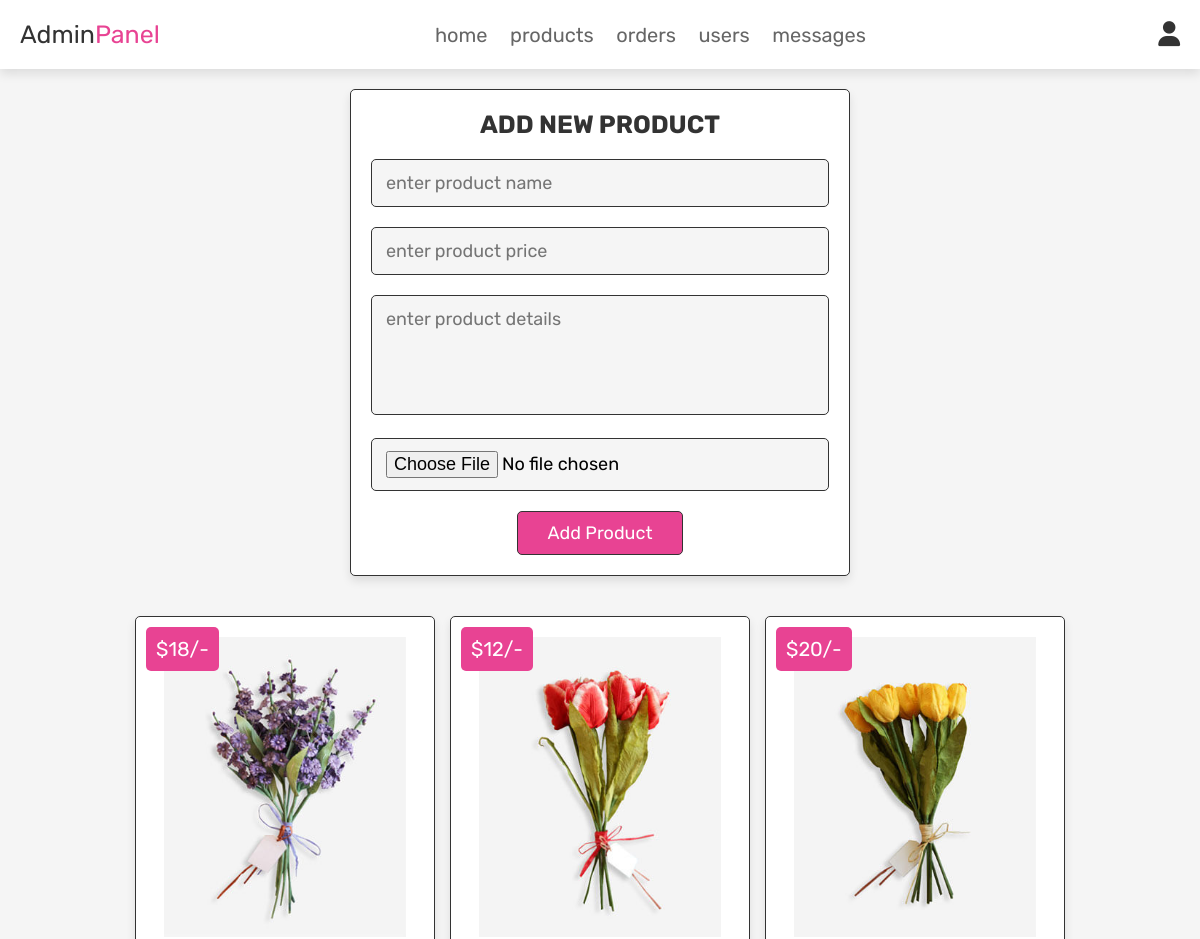
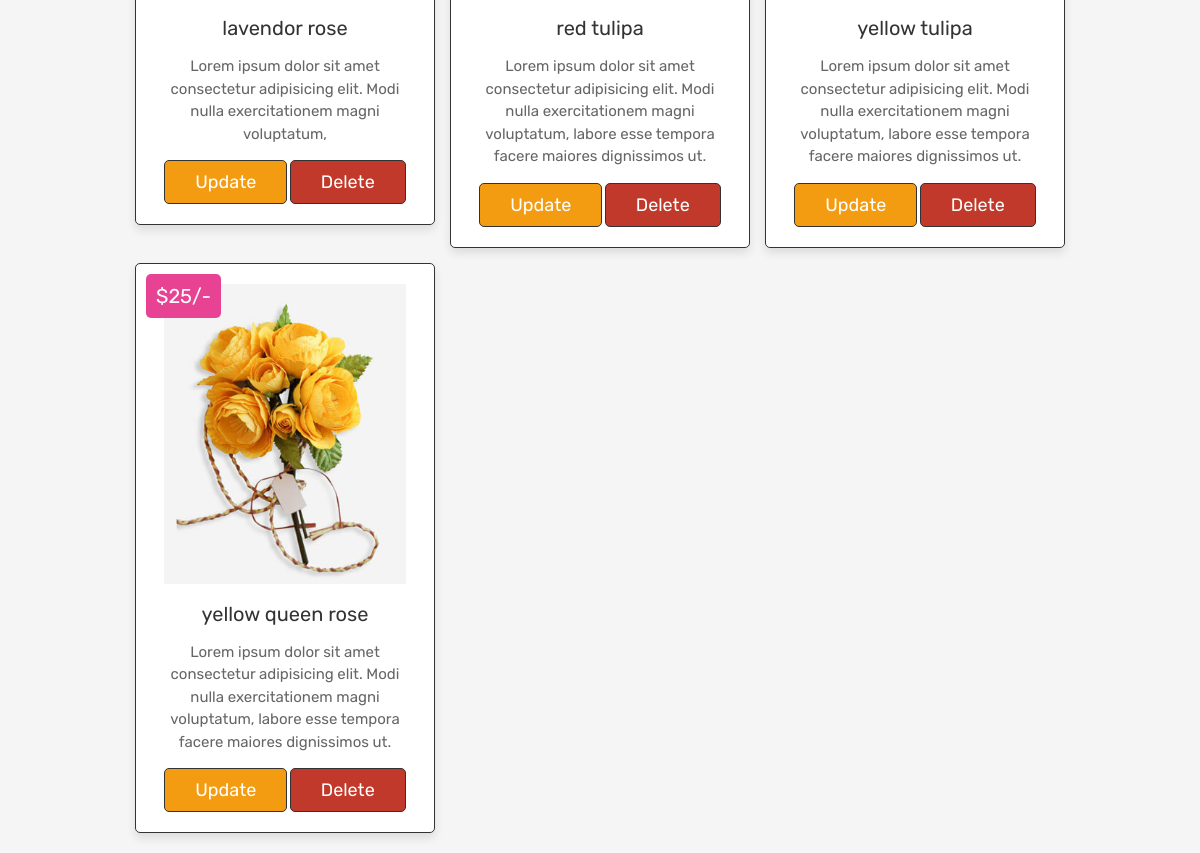
The app's page /admin_products.php (signed in) with its own data (2 pictures, top to bottom).
### tables this page shows
CREATE TABLE `products` (
  `id` int(100) NOT NULL,
  `name` varchar(100) NOT NULL,
  `details` varchar(500) NOT NULL,
  `price` int(100) NOT NULL,
  `image` varchar(100) NOT NULL
);

### admin_products.php (the view, shortened to what this page needs)
<?php
require('./config.php');
?>
<!DOCTYPE html>
<html lang="en">
<head>
    <link rel="stylesheet" href="https://cdnjs.cloudflare.com/ajax/libs/font-awesome/6.4.2/css/all.min.css">
    <link rel="stylesheet" href="./assets/css/admin_style.css">
</head>
<body>
<?php require('./admin_header.php'); ?>
<section class="add-products">
    <form action="" method="post" enctype="multipart/form-data">
        <h3>add new product</h3>
        <input type="text" name="name" class="box" required
        placeholder="enter product name">
        <input type="number" name="price" class="box" min="0" required
        placeholder="enter product price">
        <textarea name="details" class="box" required cols="30" rows="10"
        placeholder="enter product details"></textarea>
        <input type="file" name="image" class="box" required
        accept="image/jpg, image/png, image/jpeg">
        <input type="submit" name="add_product" class="btn" value="add product">
    </form>
</section>
<section class="show-products">
    <div class="box-container">
        <?php
        $select_products = $conn->prepare("SELECT * FROM  `products`");
        $select_products->execute();
        if($select_products->rowCount() > 0){
            while($fetch_products = $select_products->fetch(PDO::FETCH_ASSOC)){
        ?>
            <div class="box">
                <div class="price">$<?= $fetch_products['price']; ?>/-</div>
                <img src="./assets/uploaded_img/<?= $fetch_products['image']; ?>" class="image" alt="">
                <div class="name"><?= $fetch_products['name']; ?></div>
                <div class="details"><?= $fetch_products['details']; ?></div>
                <a href="./admin_update_product.php?update=<?= $fetch_products['id']; ?>"
                class="option-btn">update</a>
                <a href="./admin_products.php?delete=<?= $fetch_products['id']; ?>" class="delete-btn"
                onclick="return confirm('delete this product?');">delete</a>
            </div>
        <?php
        }
        }else{
          echo '<p class="empty">no products added yet!</p>';
        }
        ?>
    </div>
</section>
</body>
</html>

### assets/css/admin_style.css (style rules this page uses)
:root { --pink: #e84393; --red: #c0392b; --orange: #f39c12; --black: #333; --white: #fff; --light-color: #666; --light-white: #ccc; --light-bg: #f5f5f5; --border: 0.1rem solid var(--black); --box-shadow: 0 0.5rem 1rem rgba(0, 0, 0, 0.1); }
* { font-family: "Rubik", sans-serif; margin: 0; padding: 0; box-sizing: border-box; outline: 0; border: 0; text-decoration: none; transition: 0.2s linear; }
html { font-size: 62.5%; overflow-x: hidden; scroll-behavior: smooth; scroll-padding-top: 6.5rem; }
body { background: var(--light-bg); }
section { padding: 2rem; max-width: 1200px; margin: 0 auto; }
.btn, .delete-btn, .option-btn { display: inline-block; padding: 1rem 3rem; font-size: 1.8rem; color: var(--white); border: var(--border); border-radius: 0.5rem; margin-top: 1rem; text-transform: capitalize; cursor: pointer; }
.btn { background: var(--pink); }
.delete-btn { background: var(--red); }
.option-btn { background: var(--orange); }
.add-products form { max-width: 50rem; margin: 0 auto; padding: 2rem; background: var(--white); border: var(--border); border-radius: 0.5rem; text-align: center; box-shadow: var(--box-shadow); }
.add-products form h3 { font-size: 2.5rem; text-transform: uppercase; color: var(--black); margin-bottom: 1rem; }
.add-products form .box { width: 100%; margin: 1rem 0; padding: 1.2rem 1.4rem; font-size: 1.8rem; background: var(--light-bg); border: var(--border); border-radius: 0.5rem; }
.add-products form textarea { height: 15vh; resize: none; }
.show-products .box-container { display: grid; grid-template-columns: repeat(auto-fit, 30rem); gap: 1.5rem; align-items: flex-start; justify-content: center; }
.show-products .box-container .box { padding: 2rem; border: var(--border); border-radius: 0.5rem; box-shadow: var(--box-shadow); text-align: center; background: var(--white); position: relative; }
.show-products .box-container .box .image { height: 30rem; margin-bottom: 0.5rem; }
.show-products .box-container .box .price { font-size: 2rem; background: var(--pink); color: var(--white); padding: 1rem; border-radius: 0.5rem; position: absolute; top: 1rem; left: 1rem; }
.show-products .box-container .box .name { font-size: 2rem; color: var(--black); margin: 1rem 0; }
.show-products .box-container .box .details { font-size: 1.5rem; color: var(--light-color); padding: 0.5rem 0; line-height: 1.5; }

### records on screen
products: price "18", image (picture), name "lavendor rose", details "Lorem ipsum dolor sit amet consectetur adipisicing elit. Modi nulla exercitationem magni voluptatum,"
products: price "12", image (picture), name "red tulipa", details "Lorem ipsum dolor sit amet consectetur adipisicing elit. Modi nulla exercitationem magni voluptatum, labore esse tempora facere maiores dignissimos ut."
products: price "20", image (picture), name "yellow tulipa", details "Lorem ipsum dolor sit amet consectetur adipisicing elit. Modi nulla exercitationem magni voluptatum, labore esse tempora facere maiores dignissimos ut."
products: price "25", image (picture), name "yellow queen rose", details "Lorem ipsum dolor sit amet consectetur adipisicing elit. Modi nulla exercitationem magni voluptatum, labore esse tempora facere maiores dignissimos ut."
